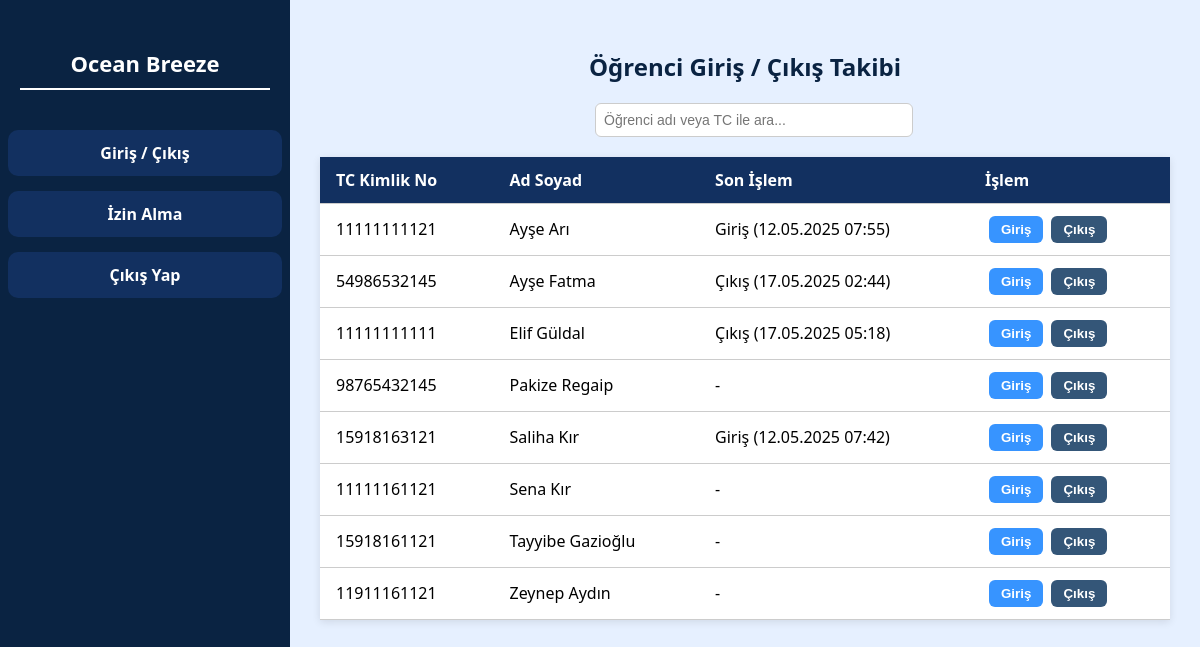
The page /enter_leave/enter.php (signed in) on the database its author committed.
### tables this page shows
CREATE TABLE `students` (
  `student_id` int(11) NOT NULL,
  `TC_no` char(11) NOT NULL,
  `first_name` varchar(50) NOT NULL,
  `last_name` varchar(50) NOT NULL,
  `birth_date` date DEFAULT NULL,
  `register_date` datetime DEFAULT current_timestamp(),
  `stud_telNo` varchar(15) DEFAULT NULL
);

### enter_leave/enter.php (the view, shortened to what this page needs)
<?php
require_once "../config/db.php";
$students = $pdo->query("SELECT s.student_id, s.TC_no, s.first_name, s.last_name,
    (SELECT action FROM student_entry_logs WHERE student_id = s.student_id ORDER BY timestamp DESC LIMIT 1) AS last_action,
    (SELECT timestamp FROM student_entry_logs WHERE student_id = s.student_id ORDER BY timestamp DESC LIMIT 1) AS last_time
    FROM students s ORDER BY s.first_name ASC")->fetchAll();
?>
<!DOCTYPE html>
<html lang="tr">
<head>
    <link rel="stylesheet" href="../assets/css/sidebar.css">
</head>
<body>
<?php include "../includes/sidebar.php"; ?>
<div class="main">
    <h2>Öğrenci Giriş / Çıkış Takibi</h2>
    <div class="search-box">
        <input type="text" id="searchInput" onkeyup="searchStudents()" placeholder="Öğrenci adı veya TC ile ara...">
    </div>
    <table>
        <thead>
            <tr>
                <th>TC Kimlik No</th>
                <th>Ad Soyad</th>
                <th>Son İşlem</th>
                <th>İşlem</th>
            </tr>
        </thead>
        <tbody>
            <?php foreach ($students as $student): ?>
                <tr>
                    <td><?= htmlspecialchars($student['TC_no']) ?></td>
                    <td><?= htmlspecialchars($student['first_name'] . ' ' . $student['last_name']) ?></td>
                    <td>
                        <?php
                        if ($student['last_action']) {
                            echo ($student['last_action'] === 'enter' ? 'Giriş' : ($student['last_action'] === 'leave' ? 'Çıkış' : ''));
                            echo ' (' . date("d.m.Y H:i", strtotime($student['last_time'])) . ')';
                        } else {
                            echo '-';
                        }
                        ?>
                    </td>
                    <td>
                        <form method="post">
                            <button type="submit" name="action" value="enter" class="btn enter">Giriş</button>
                            <button type="submit" name="action" value="leave" class="btn leave">Çıkış</button>
                        </form>
                    </td>
                </tr>
            <?php endforeach; ?>
        </tbody>
    </table>
</div>
</body>
</html>

### enter_leave/enter.php (style rules this page uses)
html, body { margin: 0; padding: 0; }
body { display: flex; font-family: 'Segoe UI', sans-serif; background-color: #e6f0ff; min-height: 100vh; }
.main { flex: 1; padding: 30px; background-color: #e6f0ff; }
h2 { text-align: center; margin-bottom: 20px; color: #0a2342; }
.search-box { max-width: 300px; margin: 0 auto 20px; text-align: center; }
.search-box input { width: 100%; padding: 8px; border: 1px solid #ccc; border-radius: 6px; font-size: 14px; }
table { width: 100%; border-collapse: collapse; background-color: white; box-shadow: 0 2px 8px rgba(0,0,0,0.1); }
th, td { padding: 12px 16px; text-align: left; border-bottom: 1px solid #ccc; }
th { background-color: #123060; color: white; }
form { display: inline-block; }
.btn { padding: 6px 12px; margin-left: 4px; border: none; border-radius: 6px; cursor: pointer; font-weight: bold; }
.enter { background-color: #3794ff; color: white; }
.leave { background-color: #345678; color: white; }

### rows shown on the page
students: TC_no "11111111121", first_name+last_name "Ayşe Arı", shows "Giriş", last_time "12.05.2025 07:55"
students: TC_no "54986532145", first_name+last_name "Ayşe Fatma", shows "Çıkış", last_time "17.05.2025 02:44"
students: TC_no "11111111111", first_name+last_name "Elif Güldal", shows "Çıkış", last_time "17.05.2025 05:18"
students: TC_no "98765432145", first_name+last_name "Pakize Regaip"
students: TC_no "15918163121", first_name+last_name "Saliha Kır", shows "Giriş", last_time "12.05.2025 07:42"
students: TC_no "11111161121", first_name+last_name "Sena Kır"
students: TC_no "15918161121", first_name+last_name "Tayyibe Gazioğlu"
students: TC_no "11911161121", first_name+last_name "Zeynep Aydın"
